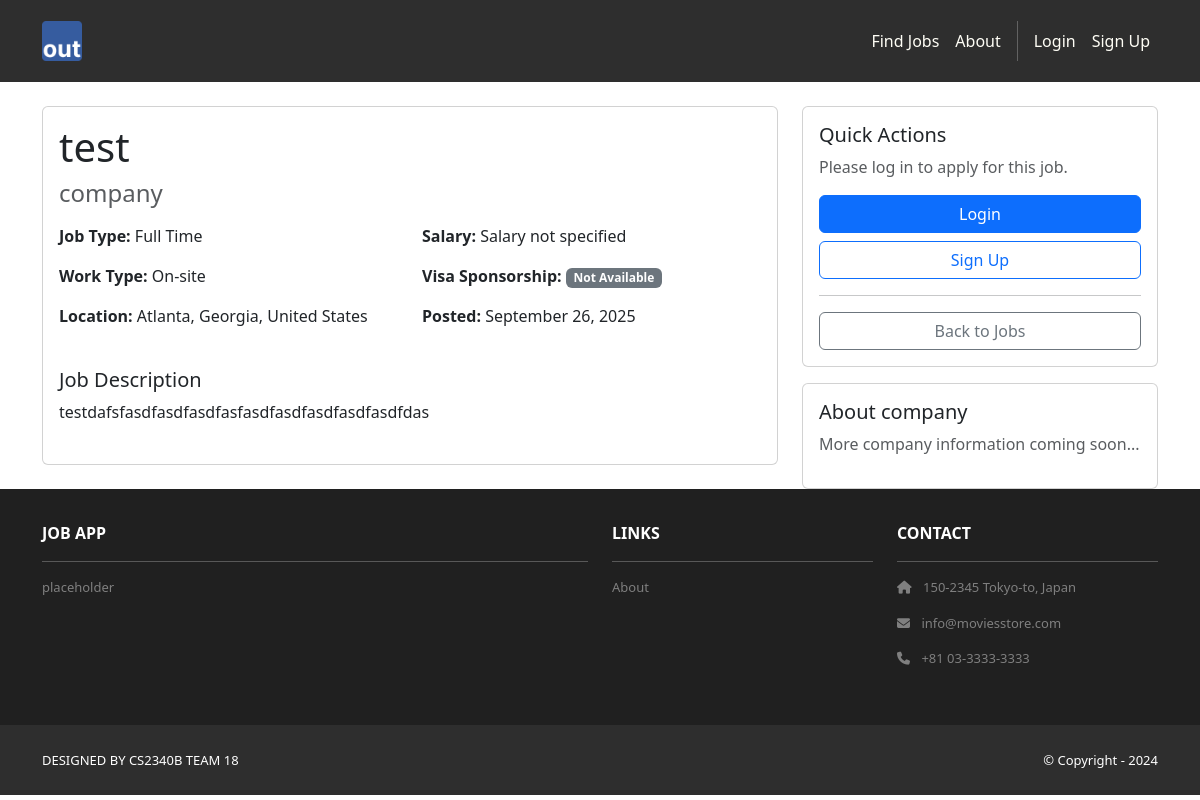
/jobs/4/, run on an earlier commit of the app's database.
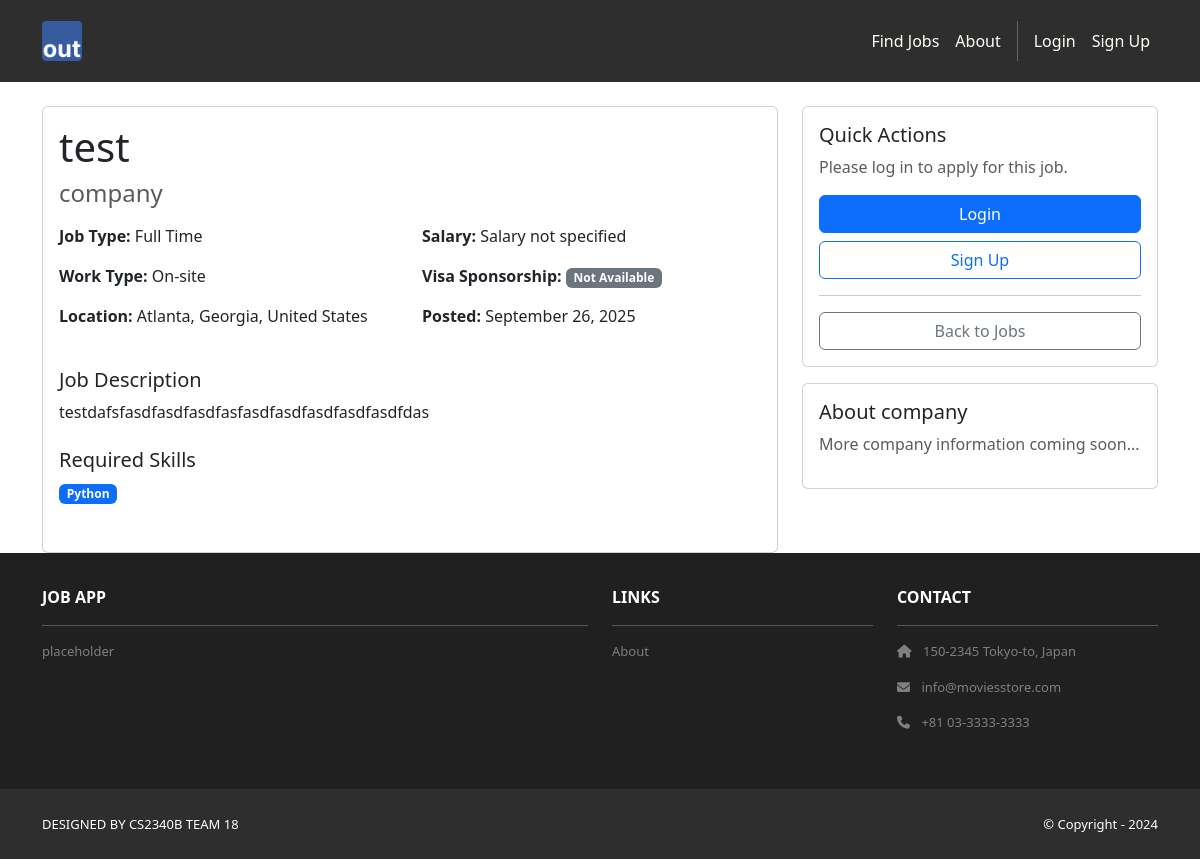
And on a later commit of the database.
### jobs/models.py (models this page shows, shortened)
class Job(models.Model):
    JOB_TYPE_CHOICES = [
        ('full_time', 'Full Time'),
        ('part_time', 'Part Time'),
        ('contract', 'Contract'),
        ('internship', 'Internship'),
        ('temporary', 'Temporary'),
    ]
    REMOTE_CHOICES = [
        ('remote', 'Remote'),
        ('hybrid', 'Hybrid'),
        ('onsite', 'On-site'),
    ]
    EXPERIENCE_CHOICES = [
        ('entry', 'Entry Level (0-2 years)'),
        ('mid', 'Mid Level (3-5 years)'),
        ('senior', 'Senior Level (6+ years)'),
        ('executive', 'Executive Level'),
    ]
    title = models.CharField(max_length=200)
    company = models.CharField(max_length=200)
    description = models.TextField()
    requirements = models.TextField(help_text="Job requirements and qualifications")
    posted_by = models.ForeignKey(User, on_delete=models.CASCADE, related_name='posted_jobs')
    job_type = models.CharField(max_length=20, choices=JOB_TYPE_CHOICES, default='full_time')
    remote_type = models.CharField(max_length=20, choices=REMOTE_CHOICES, default='onsite')
    experience_level = models.CharField(max_length=20, choices=EXPERIENCE_CHOICES, default='mid')
    salary_min = models.DecimalField(max_digits=10, decimal_places=2, null=True, blank=True)
    salary_max = models.DecimalField(max_digits=10, decimal_places=2, null=True, blank=True)
    salary_currency = models.CharField(max_length=3, default='USD')
    salary_period = models.CharField(max_length=20, choices=[
        ('hourly', 'Per Hour'),
        ('monthly', 'Per Month'),
        ('yearly', 'Per Year'),
    ], default='yearly')
    city = models.CharField(max_length=100)
    state = models.CharField(max_length=100)
    country = models.CharField(max_length=100, default='United States')
    postal_code = models.CharField(max_length=20, blank=True)
    latitude = models.DecimalField(max_digits=9, decimal_places=6, null=True, blank=True, help_text="Latitude for map display")
    longitude = models.DecimalField(max_digits=9, decimal_places=6, null=True, blank=True, help_text="Longitude for map display")
    full_address = models.TextField(blank=True, help_text="Full address for geocoding and display")
    required_skills = models.TextField(blank=True, help_text="Required skills, separated by commas")
    preferred_skills = models.TextField(blank=True, help_text="Preferred skills, separated by commas")
    visa_sponsorship = models.BooleanField(default=False, help_text="Visa sponsorship available")
    benefits = models.TextField(blank=True, help_text="Benefits and perks")
    is_active = models.BooleanField(default=True)
    application_deadline = models.DateField(null=True, blank=True)
    created_at = models.DateTimeField(auto_now_add=True)
    updated_at = models.DateTimeField(auto_now=True)
    class Meta:
        ordering = ['-created_at']
        verbose_name = 'Job Posting'
        verbose_name_plural = 'Job Postings'
    def get_location_display(self):
        return f"{self.city}, {self.state}, {self.country}"
    def get_salary_display(self):
        if self.salary_min and self.salary_max:
            return f"${self.salary_min:,.0f} - ${self.salary_max:,.0f} {self.get_salary_period_display()}"
        elif self.salary_min:
            return f"${self.salary_min:,.0f}+ {self.get_salary_period_display()}"
        return "Salary not specified"
    def get_required_skills_list(self):
        if self.required_skills:
            return [skill.strip() for skill in self.required_skills.split(',') if skill.strip()]
        return []

### jobs/views.py (the view, shortened to what this page needs)
# urls.py: path('<int:pk>/', views.job_detail, name='detail'),
def job_detail(request, pk):
    job = get_object_or_404(Job, pk=pk, is_active=True)
    has_applied = False
    context = {
        'template_data': {
            'title': job.title,
            'user_type': getattr(request.user.userprofile, 'user_type', None) if request.user.is_authenticated else None
        },
        'job': job,
        'has_applied': has_applied
    }
    return render(request, 'jobs/job_detail.html', context)

### jobs/templates/jobs/job_detail.html (shortened to what the changed rows need)
{% extends 'base.html' %}
{% block content %}
<div class="container mt-4">
    <div class="row">
        <div class="col-md-8">
            <div class="card">
                <div class="card-body">
                    <h1 class="card-title">{{ job.title }}</h1>
                    <h4 class="text-muted mb-3">{{ job.company }}</h4>
                    <div class="row mb-4">
                        <div class="col-md-6">
                            <p><strong>Job Type:</strong> {{ job.get_job_type_display }}</p>
                            <p><strong>Work Type:</strong> {{ job.get_remote_type_display }}</p>
                            <p><strong>Location:</strong> {{ job.get_location_display }}</p>
                        </div>
                        <div class="col-md-6">
                            <p><strong>Salary:</strong> {{ job.get_salary_display }}</p>
                            <p><strong>Visa Sponsorship:</strong>
                                {% if job.visa_sponsorship %}
                                    <span class="badge bg-success">Available</span>
                                {% else %}
                                    <span class="badge bg-secondary">Not Available</span>
                                {% endif %}
                            </p>
                            <p><strong>Posted:</strong> {{ job.created_at|date:"F d, Y" }}</p>
                        </div>
                    </div>
                    <h5>Job Description</h5>
                    <div class="mb-4">
                        {{ job.description|linebreaks }}
                    </div>
                    {% if job.get_required_skills_list %}
                    <h5>Required Skills</h5>
                    <div class="mb-4">
                        {% for skill in job.get_required_skills_list %}
                            <span class="badge bg-primary me-2 mb-2">{{ skill }}</span>
                        {% endfor %}
                    </div>
                    {% endif %}
                </div>
            </div>
        </div>
        <div class="col-md-4">
            <div class="card mt-3">
                <div class="card-body">
                    <h5 class="card-title">About {{ job.company }}</h5>
                    <p class="text-muted">More company information coming soon...</p>
                </div>
            </div>
        </div>
    </div>
</div>
{% endblock %}

What changed in the data, as far as the page shows it:
changed Job "test": required_skills empty → "Python" (drawn)
Also different on the page:
text now shown: "Required Skills"
new list line: "Python"
